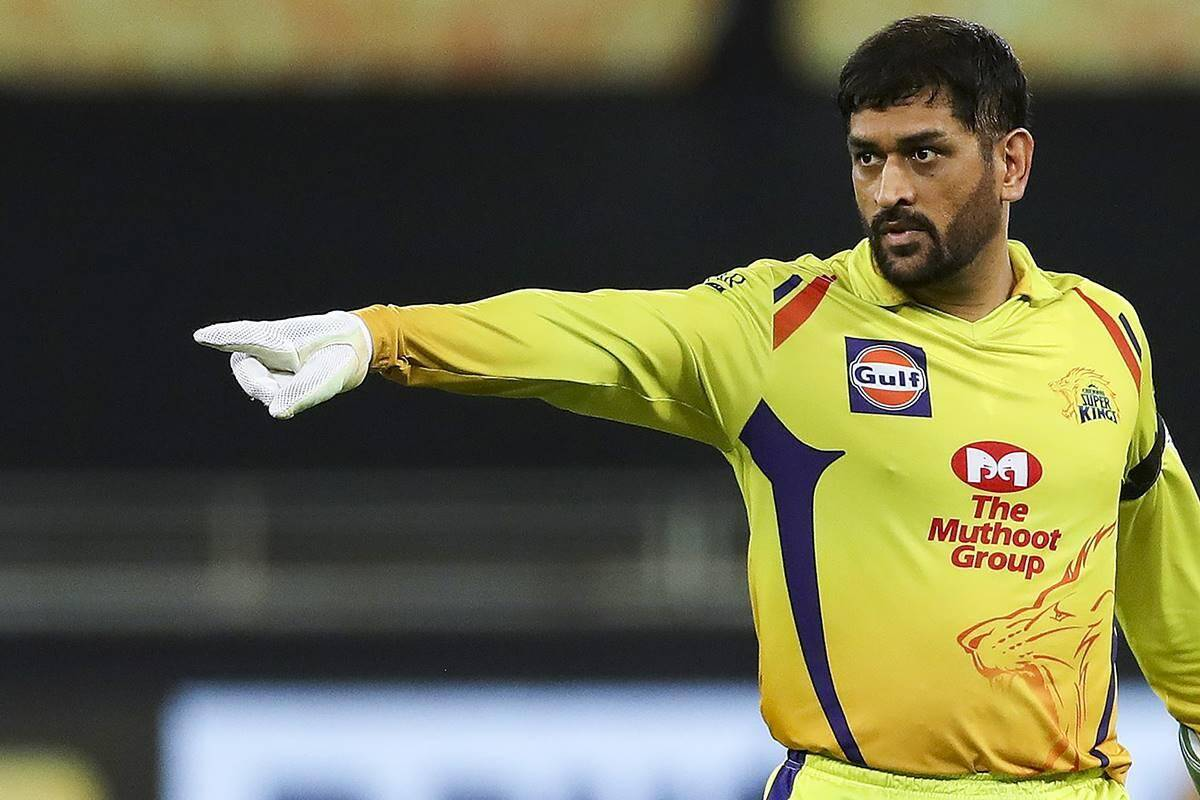
#> input picture TasK-2/Dhoni.jpg, 1200 x 800 px
$ jupyter execute TasK_2.ipynb
#> lines starting #> are read from the running program, lines starting #| are printed output that depends on the picture
***Problem Statement:***
* We need to read the image in RGB format and the convert it to a grayscale image. This will turn to an image into a classic black and white photo.
* Then the next thing to do is invert the grayscale iimage also called as negative image, this will be our inverted grayscale image. Inversion can be used to enhance the details.
* Then we can finally create the pencil sketch by mixing the grayscale image with the inverted blurry image. This can be done by dividing the grayscale image by the inverted blurry image.
* Since the images are just arrays, we can easily do this programatically using the divide function from the cv2 library in Python.

-------------------

**STEPS TO FOLLOW:**

Step 1: Import cv2.

Step 2: Read the image in RGB format.

Step 3: Convert the image to GRAYSCALE Image.

Step 4: Invert the Image.

Step 5: Blur/Smoothen the image.

Step 6: Combine the GrayScale image and the Smooth image for the Pencil Sketch Image.

Step 7: Display Pencil Sketch Image.

# ***IMAGE USED IN TASK***

# Importing Libraries:

------------------
##### NOTE: Install OpenCV
* pip install opencv-python

----------

OpenCV is a huge open-source library for computer vision, machine learning, and image processing. OpenCV supports a wide variety of programming languages like Python, C++, Java, etc. It can process images and videos to identify objects, faces, or even the handwriting of a human.

OpenCV-Python is a library of Python bindings designed to solve computer vision problems.
***cv2.imread()*** method loads an image from the specified file. If the image cannot be read (because of missing file, improper permissions, unsupported or invalid format) then this method returns an empty matrix.

[cell 1]
import cv2 # for main project
import matplotlib.pyplot as plt  # for visualisation

# **Read the Image in RGB Format:**

[cell 2]
#Reading image
img = cv2.imread("Dhoni.jpg")
#> img is the input picture: shape (800, 1200, 3); mean B, G, R 70.6, 100.7, 102.4
img = cv2.cvtColor(img, cv2.COLOR_BGR2RGB)  # Converting BGR to RGB

# Displaying the original img
plt.figure(figsize=(8, 8))
plt.imshow(img)
plt.axis("off")
plt.title("Original Image")
plt.show()

# **Convert the RGB Image to Grayscale Image:**

[cell 3]
# We are considering gs_img as the variable for the GRAYSCALE IMAGE
gs_img = cv2.cvtColor(img, cv2.COLOR_BGR2GRAY)
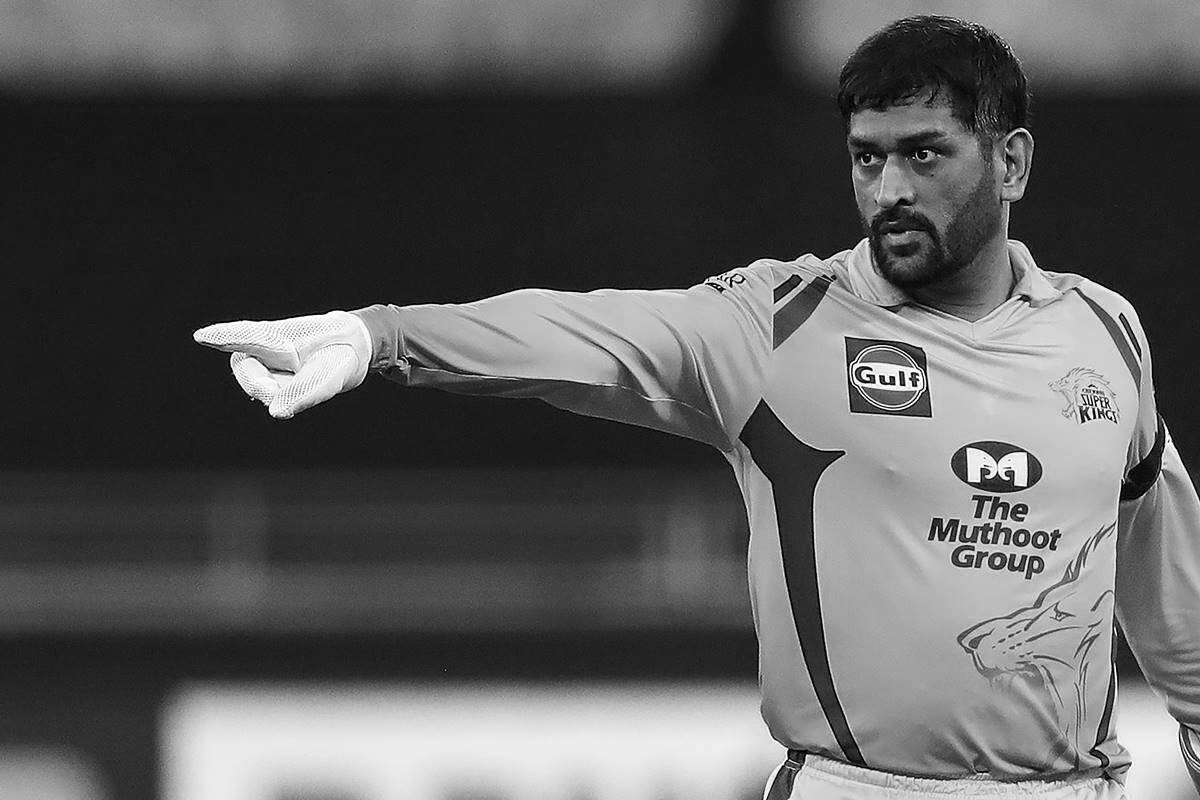
#> gs_img: shape (800, 1200); min 0, max 255, mean 91.8
plt.figure(figsize=(8, 8))
plt.imshow(gs_img,cmap='gray')
plt.axis("off")
plt.title("Grayscale Image")
plt.show()

# **Converting Grayscale Image to INVERTED Grayscale:**

[cell 4]
# igs_img as the variable for the INVERTED Grayscale Image
igs_img = cv2.bitwise_not(gs_img)
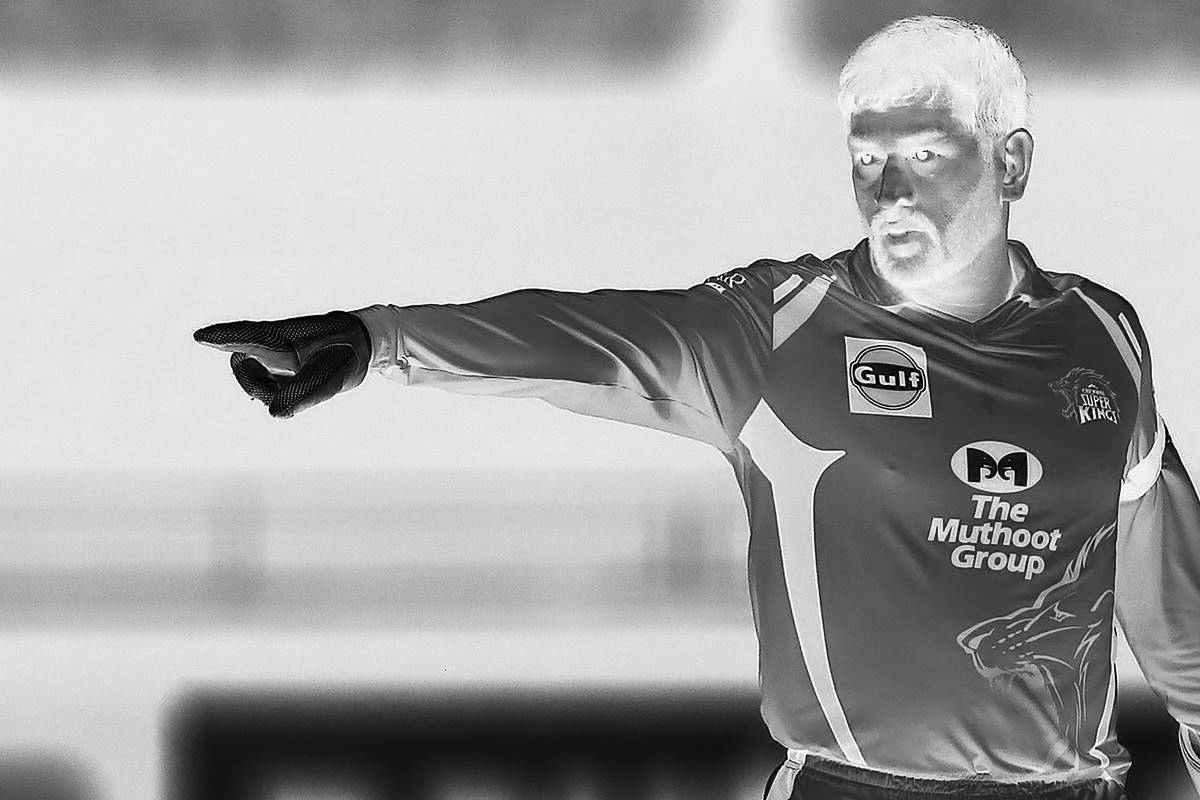
#> igs_img: shape (800, 1200); min 0, max 255, mean 163.2
plt.figure(figsize=(8, 8))
plt.imshow(igs_img, cmap="gray")
plt.axis("off")
plt.title("Inverted Image")
plt.show()

# Smoothing the image with GaussianBlur Function:

OpenCV provides ***cv2.GaussianBlur()*** function to apply Gaussian Smoothing on the input source image. Following is the syntax of GaussianBlur() function :

dst = cv2.GaussianBlur(src, ksize, sigmaX[, dst[, sigmaY[, borderType=BORDER_DEFAULT]]] )

* Image blurring is achieved by convolving the image with a low-pass filter kernel. It is useful for removing noise.
* It actually removes high frequency content (e.g: noise, edges) from the image resulting in edges being blurred when this is filter is applied. (Well, there are blurring techniques which do not blur edges).
* OpenCV provides mainly four types of blurring techniques.:
    1. Averaging
    2. Gaussian Filtering
    3. Median Filtering
    4. Bilateral Filtering

For our project, we will be using the Second technique, Gaussian Filtering, using the **cv2.GaussianBlur()** function.
* We will have to specify the width and height of the kernel which should be positive and odd.
* We also have to specify the standard deviation in the X and Y directions, sigmaX and sigmaY respectively.
* If only sigmaX is specified, sigmaY is taken as equal to sigmaX. If both are given as zeros, they are calculated from the kernel size.
* Gaussian filtering is highly effective in removing Gaussian noise from the image.

[cell 5]
# We are considering smooth_img as the variable for the SMOOTHENED IMAGE
smooth_img = cv2.GaussianBlur(igs_img, (29, 29), sigmaX=0, sigmaY=0)
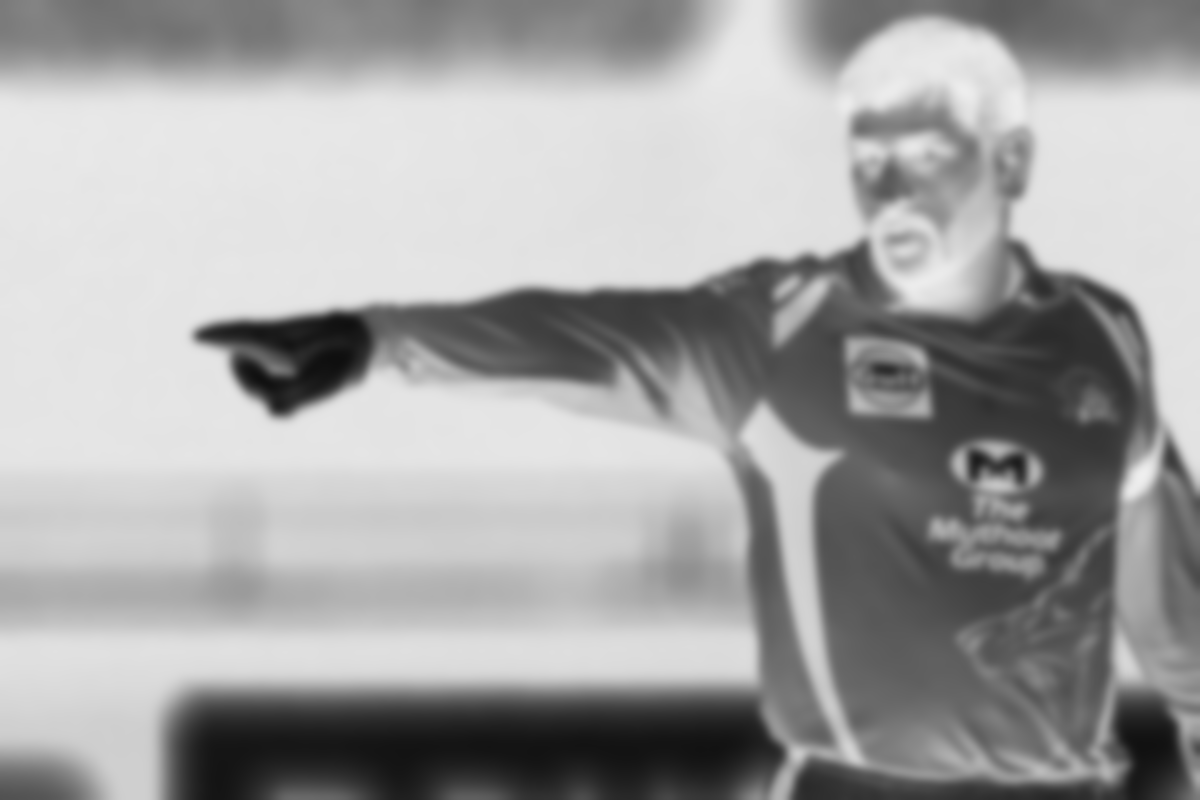
#> smooth_img: shape (800, 1200); min 15, max 238, mean 163.2
plt.figure(figsize=(8, 8))
plt.imshow(smooth_img, cmap="gray")
plt.axis("off")
plt.title("Smoothened Image")
plt.show()

[cell 6]
# We are considering ps_img as the variable for the FINAL PENCIL SKETCH IMAGE
ps_img = cv2.divide(gs_img, 255 - smooth_img, scale=200)
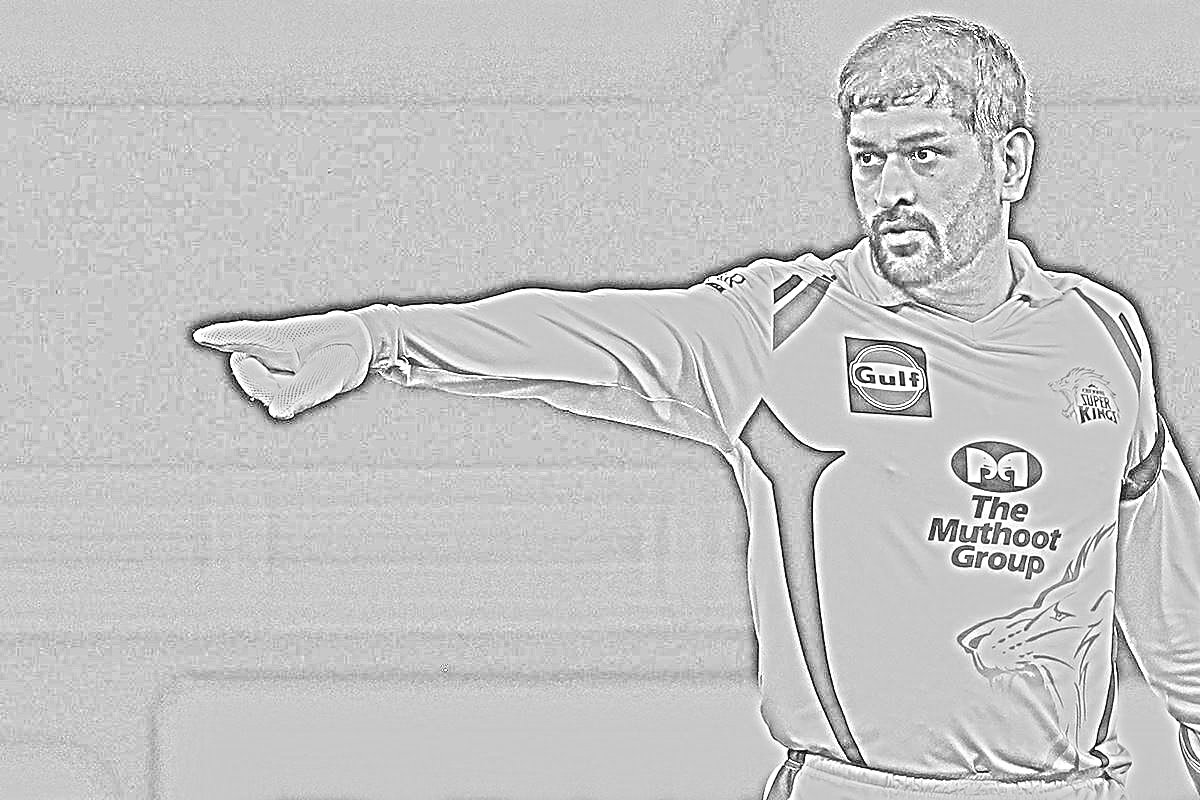
#> ps_img: shape (800, 1200); min 0, max 255, mean 196.4
plt.figure(figsize=(8, 8), linewidth=6)
plt.imshow(ps_img, cmap="gray")
plt.axis("off")
plt.title("Final Sketch Image")
plt.show()

# **Comparission between the Original image and Final Pencil Sketch Image:**

[cell 7]
plt.figure(figsize=(15, 15), linewidth=6, edgecolor="red")
plt.subplot(1, 2, 1)  # 1row,5columns,1st fig
plt.imshow(img)
plt.axis("off")
plt.title("Original Image")
plt.subplot(1, 2, 2)  # 1row,5col,2nd fig
plt.imshow(ps_img, cmap="gray")
plt.axis("off")
plt.title("Final Pencil Sketch Image")

plt.show()

# **Comparission between all image**

[cell 8]
plt.figure(figsize=(20, 20), linewidth=6, edgecolor="red")
plt.subplot(1, 5, 1)  # 1row,5columns,fig1
plt.imshow(img)
plt.axis("off")
plt.title("Original Image")
plt.subplot(1, 5, 2)  # 1row ,5col ,2nd fig
plt.imshow(gs_img, cmap="gray")
plt.axis("off")
plt.title("GrayScale Image")
plt.subplot(1, 5, 3)  # 1row,5col,3rd fig
plt.imshow(igs_img, cmap="gray")
plt.axis("off")
plt.title("Inverted Image")
plt.subplot(1, 5, 4)  # 1row,5col,4th fig
plt.imshow(smooth_img, cmap="gray")
plt.axis("off")
plt.title("Smoothen Image")
plt.subplot(1, 5, 5)  # 1row,5col,5th fig
plt.imshow(ps_img, cmap="gray")
plt.axis("off")
plt.title("Final Sketch Image")
plt.show()
